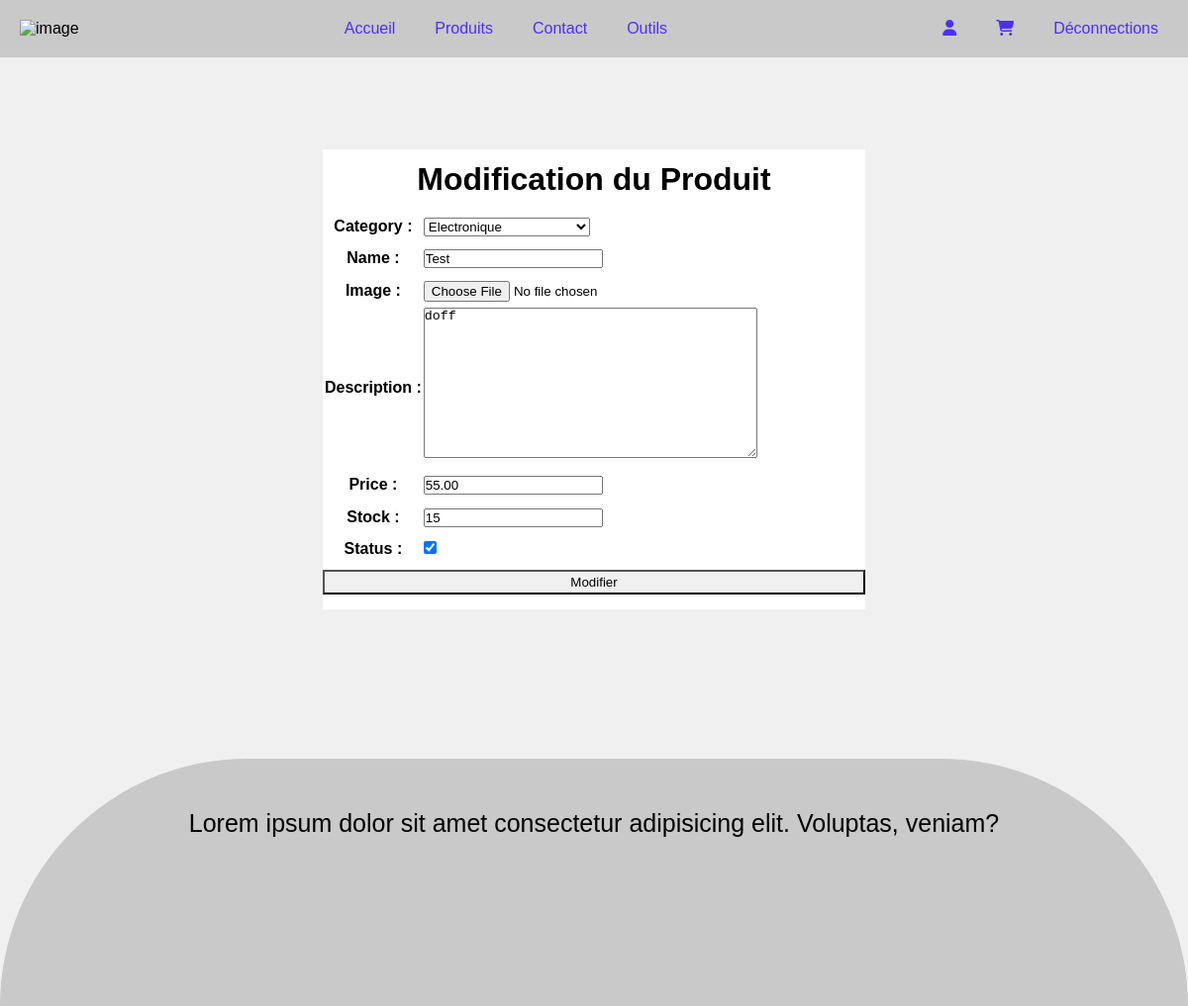
The app's page /test/update/ (signed in), older data.
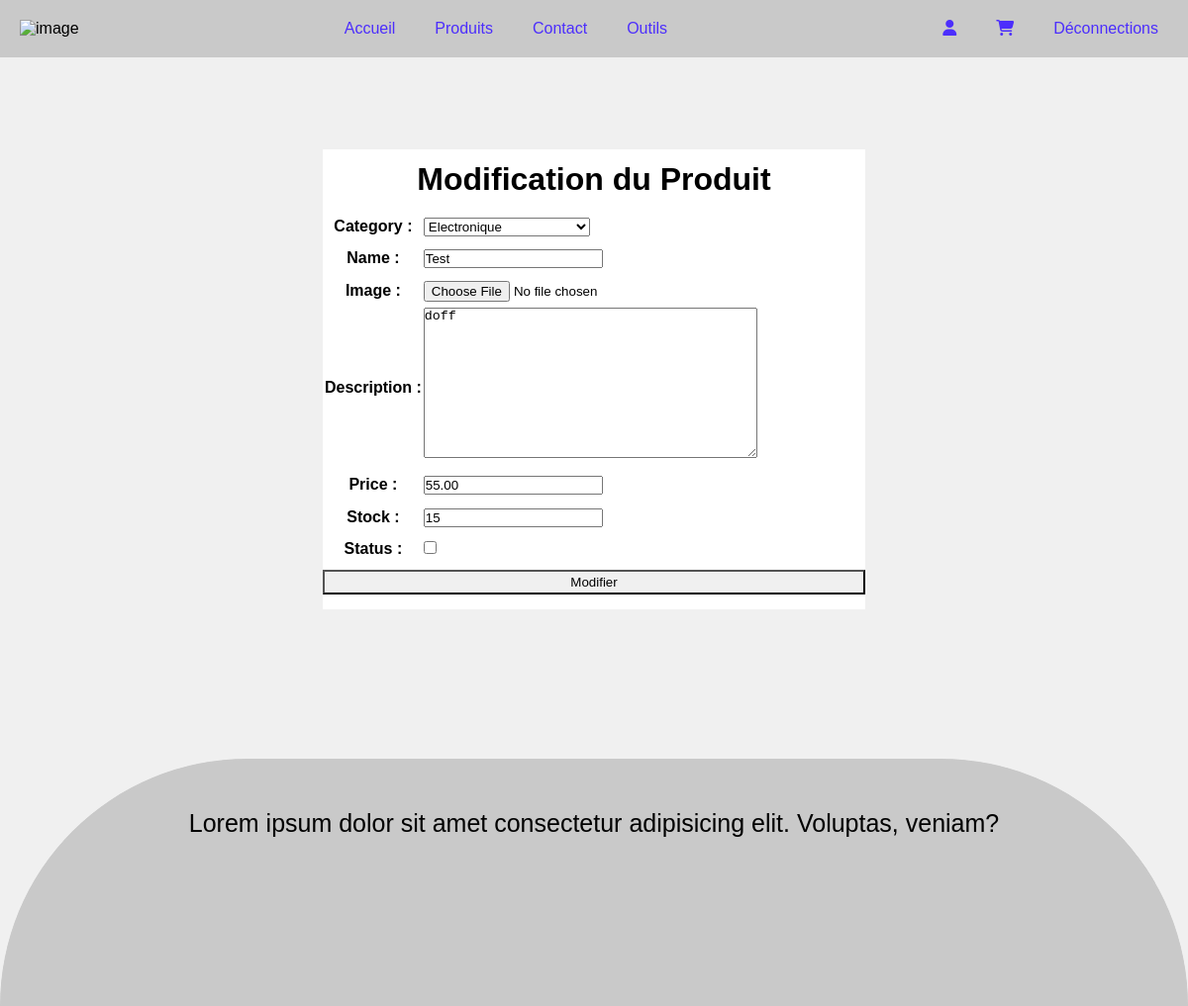
The same page, newer data.
### siteweb/models.py (models this page shows, shortened)
class Products(models.Model):
    author = models.ForeignKey(get_user_model(), on_delete=models.CASCADE)
    category = models.ForeignKey(Category, on_delete=models.SET_NULL, null=True, blank=True)
    name = models.CharField(max_length=100)
    description = models.TextField(max_length=300)
    price = models.DecimalField(max_digits=10, decimal_places=2)
    stock = models.PositiveIntegerField()
    slug = models.CharField(max_length=100, unique=True, blank=True)
    status = models.BooleanField(default=True)
    date_on = models.DateTimeField(auto_now_add=True)
    image = models.ImageField(upload_to='products', blank=True, null=True)

### siteweb/views.py (the view, shortened to what this page needs)
# urls.py: path('<str:slug>/update/', UpdateProductsView.as_view(), name='update-product'),
class UpdateProductsView(LoginRequiredMixin, PermissionRequiredMixin, UpdateView):
    model = Products
    template_name = 'siteweb/updateProducts.html'
    fields = ['category', 'name', 'image', 'description', 'price', 'stock', 'status']
    permission_required = ['siteweb.change_products']
    def get_queryset(self):
        queryst = Products.objects.filter(author=self.request.user)
        return queryst

### siteweb/models.py (called while the page is built)
    def __str__(self):
        return self.name

### siteweb/templates/siteweb/updateProducts.html (shortened to what this page needs)
{% extends 'index1.html' %}
{% block header %}
{% load static %}
<link rel="stylesheet" href="{% static 'siteweb/css/forms.css' %}">
{% endblock %}
{% block container %}
<div class="container">
    <h1 class="title">Modification du Produit</h1>
    <form method="POST" enctype="multipart/form-data">
    <table>
        {{form.as_table}}
    </table>
    <button type="submit" class="button">Modifier</button>
</form>
</div>
{% endblock %}

Row changes from the older to the newer data that the page shows:
changed Products "Electronique": status "☑" → "☐"
